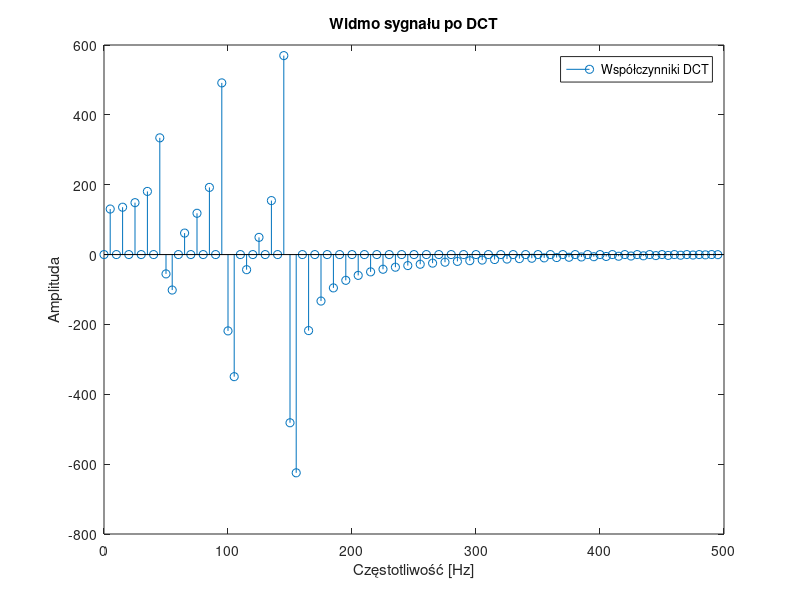
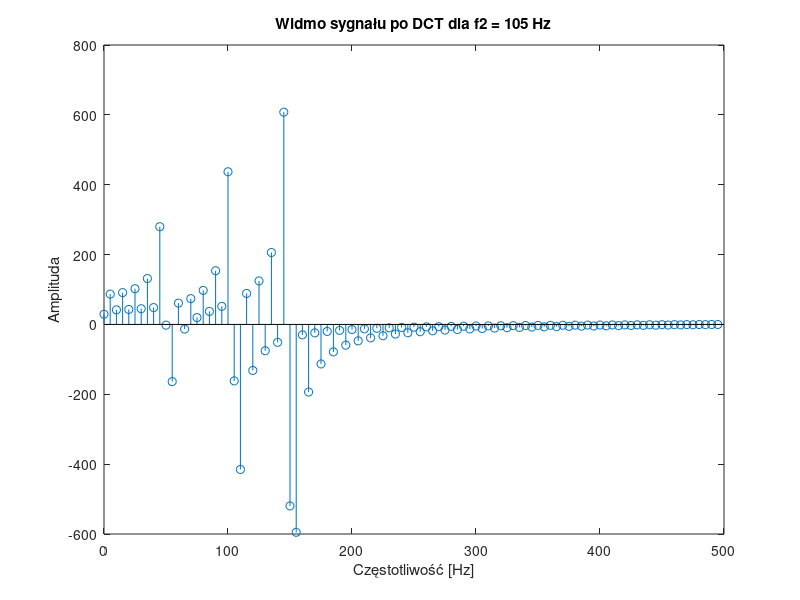
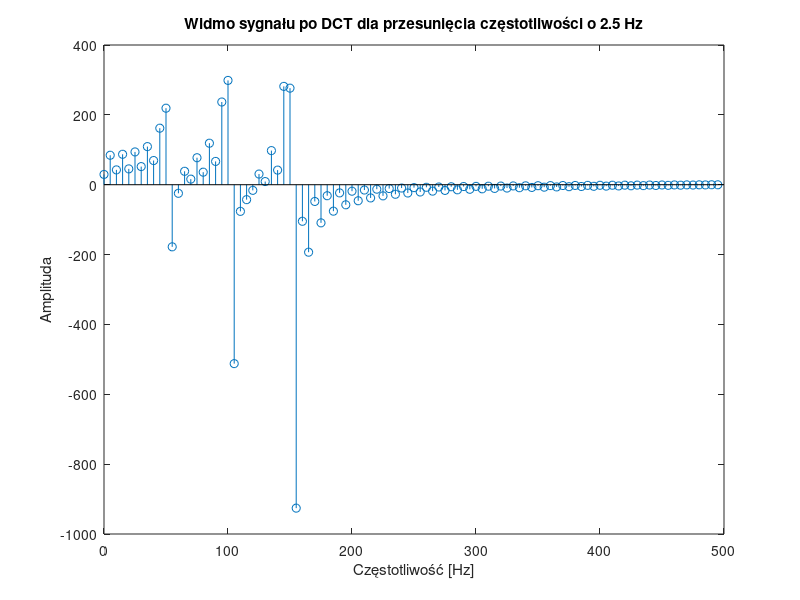

The MATLAB source for these figures, in order:
clear all;
close all;
N = 100;
fs = 1000;
f1 = 50;
f2 = 100;
f3 = 150;
A1 = 50;
A2 = 100;
A3 = 150;

t = 0:1/fs:(N-1)/fs;
x = A1*sin(2*pi*t*f1)+A2*sin(2*pi*t*f2)+A3*sin(2*pi*t*f3);
A = zeros(N,N);
for k = 0:N-1
    if k == 0
        s = sqrt(1/N);
    else
        s = sqrt(2/N);
    end
    for n = 0:N-1
        A(k+1,n+1) = s*cos(pi*(k/N) *(n+0.5));
    end
end
S = inv(A);
% hold on
% figure;
% for i = 1:N
%     plot(A(i, :)); hold on;
%     plot(S(:, i)); 
%     hold off;
%     title(['Wiersz ' num2str(i) ' macierzy A i kolumna ' num2str(i) ' macierzy S']);
%     pause(0.2);
% end

y = A * x'; % Obliczenie współczynników DCT
% Wyskalowanie osi częstotliwości
f = (0:N-1) * fs / (2*N);
figure;
stem(f, y);
title('Widmo sygnału po DCT');
xlabel('Częstotliwość [Hz]'); ylabel('Amplituda');
legend('Współczynniki DCT');

% Perfekcyjna rekonstrukcja
xr = S * y;
if all(abs(xr' - x) < 1e-10)
    disp('Perfekcyjna rekonstrukcja!');
else
    disp('Rekonstrukcja niedokładna.');
end

% Zmiana f2 na 105 Hz
f2 = 105;
x2 = A1*sin(2*pi*f1*t) + A2*sin(2*pi*f2*t) + A3*sin(2*pi*f3*t);
y2 = A * x2';

figure;
stem(f, y2);
title('Widmo sygnału po DCT dla f2 = 105 Hz');
xlabel('Częstotliwość [Hz]'); ylabel('Amplituda');

% Sprawdzenie rekonstrukcji
xr2 = S * y2;
if all(abs(xr2' - x2) < 1e-10)
    disp('Perfekcyjna rekonstrukcja dla f2 = 105 Hz!');
else
    disp('Rekonstrukcja niedokładna dla f2 = 105 Hz.');
end


% Zwiększenie częstotliwości o 2.5 Hz
f1 = 52.5;
f2 = 102.5;
f3 = 152.5;
x3 = A1*sin(2*pi*f1*t) + A2*sin(2*pi*f2*t) + A3*sin(2*pi*f3*t);
y3 = A * x3';

figure;
stem(f, y3);
title('Widmo sygnału po DCT dla przesunięcia częstotliwości o 2.5 Hz');
xlabel('Częstotliwość [Hz]'); ylabel('Amplituda');
